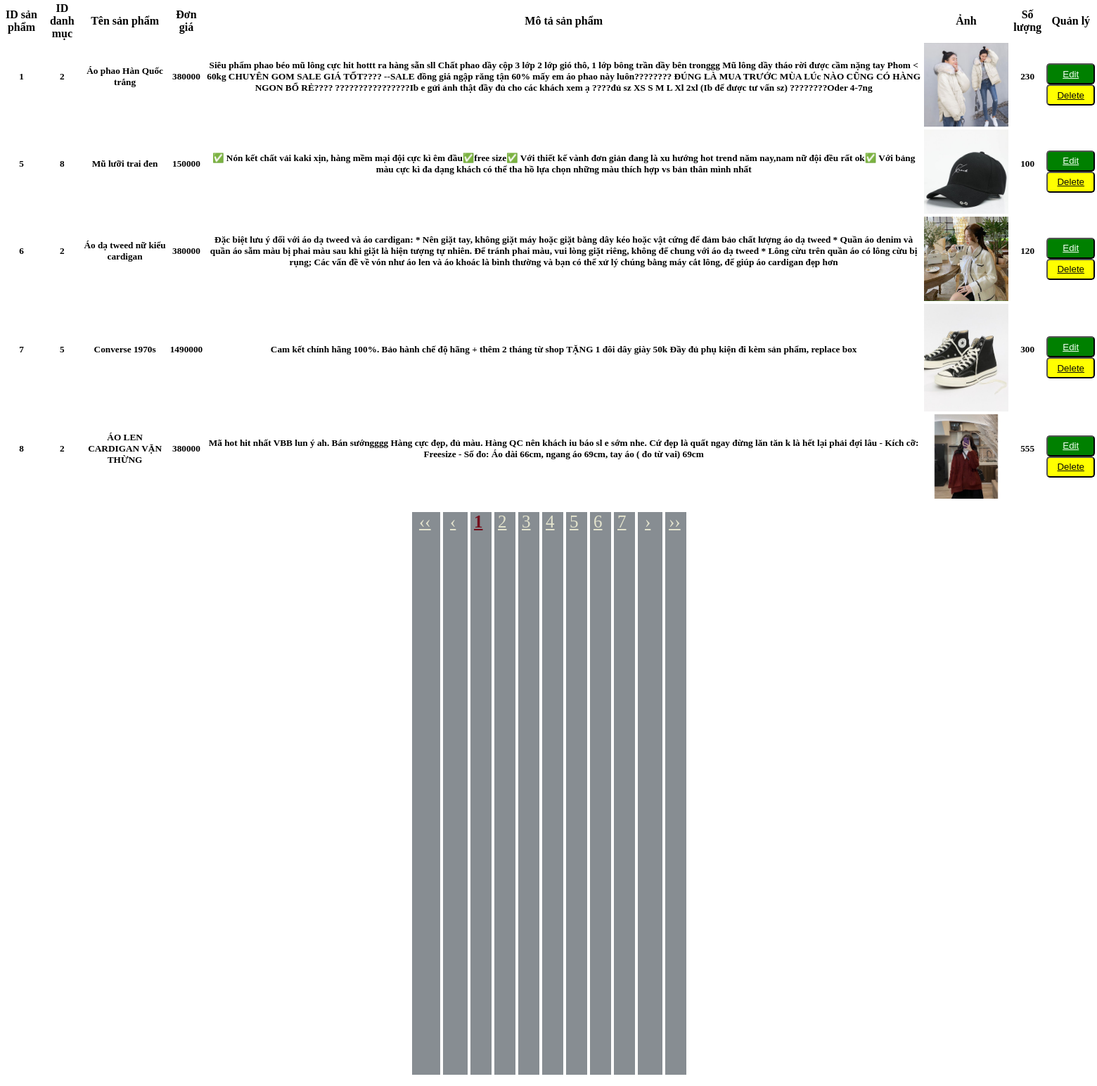
The page /admin/admin_sanpham/sanpham_xuly.php on the database its author committed.
### tables this page shows
CREATE TABLE `tbl_sanpham` (
  `id_sanpham` int(11) NOT NULL,
  `id_danhmuc` int(11) NOT NULL,
  `ten_sanpham` varchar(255) NOT NULL,
  `mota_sanpham` text NOT NULL,
  `gia_sanpham` text NOT NULL,
  `anh_sanpham` text NOT NULL,
  `tonkho_sanpham` int(11) NOT NULL,
  `anh_sanpham1` text DEFAULT NULL,
  `anh_sanpham2` text DEFAULT NULL
);

### admin/admin_sanpham/sanpham_xuly.php (the view, shortened to what this page needs)
<head>
<link rel="stylesheet" href="../../css/style.css"/>
</head>
<body>
<?php
require '../posts_connect.php';
?>
<table class="table" >
  <thead class="thead-dark">
    <tr>
      <th scope="col" >ID sản phẩm</th>
      <th scope="col" >ID danh mục</th>
      <th scope="col" >Tên sản phẩm</th>
      <th scope="col" >Đơn giá</th>
      <th scope="col" >Mô tả sản phẩm</th>
      <th scope="col" >Ảnh</th>
      <th scope="col" >Số lượng</th>
      <th scope="col" >Quản lý</th>
    </tr>
  </thead>
  <tbody>
  <?php
        $sql = "SELECT * FROM tbl_sanpham ";
        $qr= mysqli_query($conn,$sql);
        $count = mysqli_num_rows($qr);
        $items = 5;
        $pages = ceil($count/$items);
        $page = isset($_GET["page"]) && $_GET["page"] >= 1 && $_GET["page"] <= $pages ? (int)$_GET["page"] : 1;
        $vitri = ($page*$items) - $items;
        $sqlSP = "SELECT * FROM tbl_sanpham LIMIT $vitri,$items";
        $result = mysqli_query($conn, $sqlSP);
        while ($row = mysqli_fetch_array($result)) {
            echo "<tr style='text-align: center;'>";
            echo "<td><h5>".$row['id_sanpham']."</h5></td>";
            echo "<td><h5>".$row['id_danhmuc']."</h5></td>";
            echo "<td><h5 >".$row['ten_sanpham']."</h5></td>";
            echo "<td><h5 >".$row['gia_sanpham']."</h5></td>";
            echo "<td><h5 >".$row['mota_sanpham']."</h5></td>";
            echo "<td><img src='../photo/".$row['anh_sanpham']."' width=120></td>";
            echo "<td><h5 >".$row['tonkho_sanpham']."</h5></td>";
            echo '<td><button class="btnEdit"><a href="./sanpham_edit.php?id_sanpham='.$row['id_sanpham'].'">Edit</a></button>
                  <button class="btnDel"><a href="./sanpham_delete.php?id_sanpham='.$row['id_sanpham'].'">Delete</a></button></td>';
            echo "</tr>";
        }
  ?>
  </tbody>
</table>
<div id="menu" style=" display: inline-block; align-items:center;width:100%; padding-left:35%">
  <ul style=" list-style-type: none; ">
     <li style=" display: inline-block;
              width: 30px;
              height: 100%;
              background-color: #878d92;
              padding-left:10px;"
    <?php if($page == 1){
       echo " class='disable'";
     }
     ?>>
        <a href="sanpham_add.php?page=<?php echo 1 ?>" style=" color:#e3e3cd; font-size: 25px;">&lsaquo;&lsaquo;</a>
     </li>
     <li style=" display: inline-block;
              width: 25px;
              height: 100%;
              background-color: #878d92;
              align-items: center;
              padding-left:10px;"
     <?php if($page == 1){
       echo " class='disable'";
     }
     ?>>
         <a href="sanpham_add.php?page=<?php echo $page - 1 ?>" style=" color:#e3e3cd; font-size: 25px;">&lsaquo;</a>
    </li>
     <?php
        for($i=1; $i<= $pages; $i++){
          if($page == $i){
       ?>
           <li style=" display: inline-block;
              width: 25px;
              height: 100%;
              background-color: #878d92;
              align-items: center;
              padding-left:5px;"  >
                <a href="sanpham_add.php?page=<?php echo $i;?>" style=" color:#73101d; font-weight: bold; font-size: 25px;">
                  <?php echo $i; ?>
                </a>
          </li>
       <?php
          }
          else{
       ?>
          <li style=" display: inline-block;
              width: 25px;
              height: 100%;
              background-color: #878d92;
              align-items: center;
              padding-left:5px;" >
              <a href="sanpham_add.php?page=<?php echo $i;?>" style=" color:#e3e3cd ;font-size: 25px;" >
                <?php echo $i; ?>
              </a>
        </li>
      <?php
          }
        }
     ?>
     <li style=" display: inline-block;
              width: 25px;
              height: 100%;
              background-color: #878d92;
              align-items: center;
              padding-left:10px;"
     <?php if($page == $pages){
       echo " class='disable'";
     }
     ?>>
        <a href="sanpham_add.php?page=<?php echo $page + 1 ?>" style=" color:#e3e3cd;font-size: 25px; ">
          <span>&rsaquo;</span>
        </a>
    </li>
      <li style=" display: inline-block;
              width: 25px;
              height: 100%;
              background-color: #878d92;
              align-items: center;
              padding-left:5px;"
      <?php if($page == $pages){
       echo " class='disable'";
     }
     ?>>
        <a href="sanpham_add.php?page=<?php echo $pages ?>" style=" color:#e3e3cd;font-size: 25px; "><span>&rsaquo;&rsaquo;</span>
        </a>
      </li>
  </ul>
</div>
</body>
</html>

### css/style.css (style rules this page uses)
body { width: 100%; margin: 0 auto; }
.btnEdit { background-color: green; border-radius: 5px; width: 100%; height: 30px; }
.btnEdit a { color: honeydew; }
.btnDel a { color: rgb(8, 8, 8); width: 100%; }
.btnDel { background-color: yellow; border-radius: 5px; width: 100%; height: 30px; }
.table { width: 100%; }
.thead-dark { text-align: center; }
#menu li { color: darkslategrey; display: inline-block; }
ul>li.disable { display: none; }

### rows shown on the page
tbl_sanpham: id_sanpham "1", id_danhmuc "2", ten_sanpham "Áo phao Hàn Quốc trắng", gia_sanpham "380000", mota_sanpham "Siêu phẩm phao béo mũ lông cực hit hottt ra hàng sẵn sll Chất phao dầy cộp 3 lớp 2 lớp gió thô, 1 lớp bông trần dầy bên tronggg Mũ lông dầy tháo rời được cầm nặng tay Phom < 60kg CHUYÊN GOM SALE GIÁ TỐT???? --SALE đồng giá ngập răng tận 60% mấy em áo phao này luôn???????? ĐÚNG LÀ MUA TRƯỚC MÙA LÚc NÀO CŨNG CÓ HÀNG NGON BỔ RẺ???? ????????????????Ib e gửi ảnh thật đầy đủ cho các khách xem ạ ????đủ sz XS S M L Xl 2xl (Ib để được tư vấn sz) ????????Oder 4-7ng", anh_sanpham (picture), tonkho_sanpham "230"
tbl_sanpham: id_sanpham "5", id_danhmuc "8", ten_sanpham "Mũ lưỡi trai đen", gia_sanpham "150000", mota_sanpham "✅ Nón kết chất vải kaki xịn, hàng mềm mại đội cực kì êm đầu✅free size✅ Với thiết kế vành đơn giản đang là xu hướng hot trend năm nay,nam nữ đội đều rất ok✅ Với bảng màu cực kì đa dạng khách có thể tha hồ lựa chọn những màu thích hợp vs bản thân mình nhất", anh_sanpham (picture), tonkho_sanpham "100"
tbl_sanpham: id_sanpham "6", id_danhmuc "2", ten_sanpham "Áo dạ tweed nữ kiểu cardigan", gia_sanpham "380000", mota_sanpham "Đặc biệt lưu ý đối với áo dạ tweed và áo cardigan: * Nên giặt tay, không giặt máy hoặc giặt bằng dây kéo hoặc vật cứng để đảm bảo chất lượng áo dạ tweed * Quần áo denim và quần áo sẫm màu bị phai màu sau khi giặt là hiện tượng tự nhiên. Để tránh phai màu, vui lòng giặt riêng, không để chung với áo dạ tweed * Lông cừu trên quần áo có lông cừu bị rụng; Các vấn đề về vón như áo len và áo khoác là bình thường và bạn có thể xử lý chúng bằng máy cắt lông, để giúp áo cardigan đẹp hơn", anh_sanpham (picture), tonkho_sanpham "120"
tbl_sanpham: id_sanpham "7", id_danhmuc "5", ten_sanpham "Converse 1970s", gia_sanpham "1490000", mota_sanpham "Cam kết chính hãng 100%. Bảo hành chế độ hãng + thêm 2 tháng từ shop TẶNG 1 đôi dây giày 50k Đầy đủ phụ kiện đi kèm sản phẩm, replace box", anh_sanpham (picture), tonkho_sanpham "300"
tbl_sanpham: id_sanpham "8", id_danhmuc "2", ten_sanpham "ÁO LEN CARDIGAN VẶN THỪNG", gia_sanpham "380000", mota_sanpham "Mã hot hit nhất VBB lun ý ah. Bán sướngggg Hàng cực đẹp, đủ màu. Hàng QC nên khách iu báo sl e sớm nhe. Cứ đẹp là quất ngay đừng lăn tăn k là hết lại phải đợi lâu - Kích cỡ: Freesize - Số đo: Áo dài 66cm, ngang áo 69cm, tay áo ( đo từ vai) 69cm", anh_sanpham (picture), tonkho_sanpham "555"
